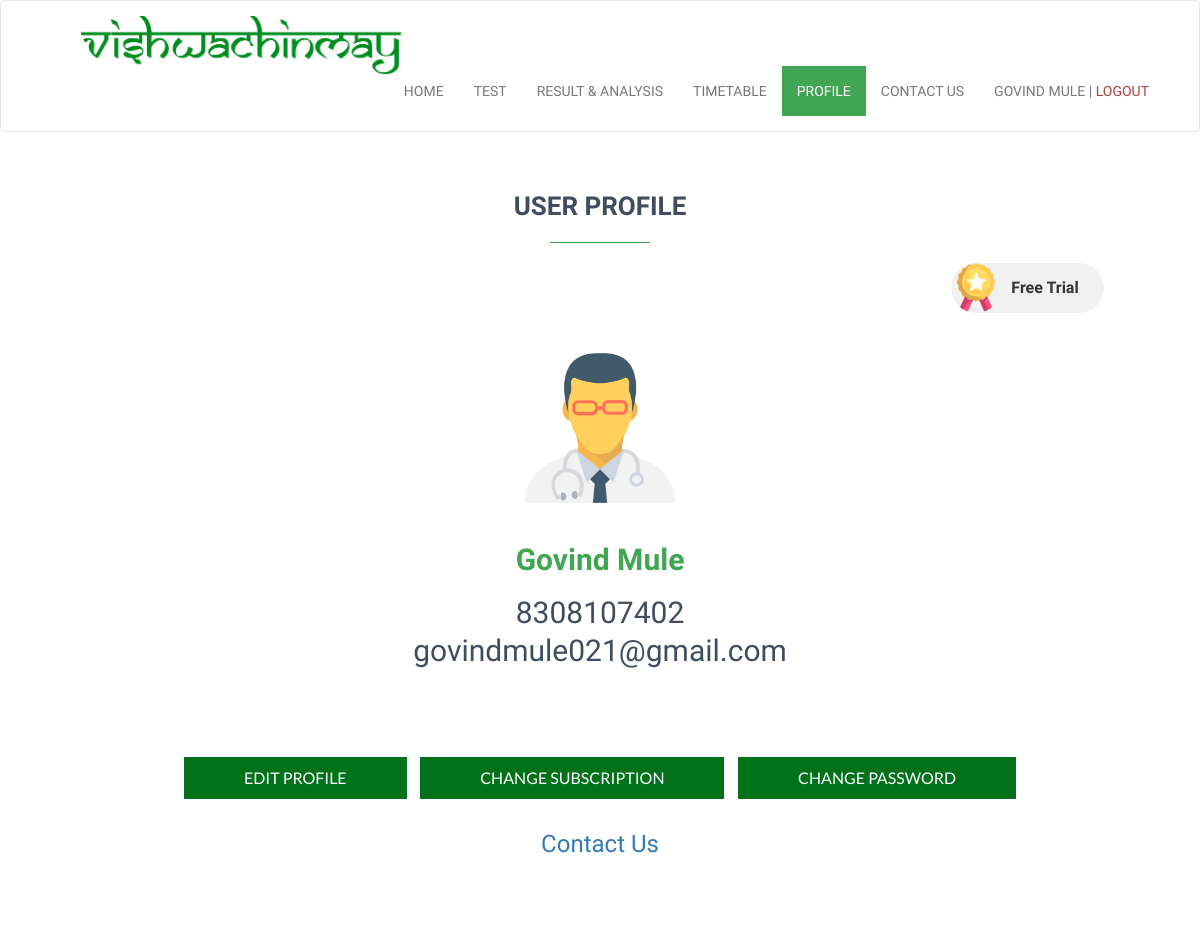
The app's page /user/user_profile.php (signed in) with its own data.
### tables this page shows
CREATE TABLE IF NOT EXISTS `users` (
  `userId` int(11) NOT NULL AUTO_INCREMENT,
  `userName` varchar(30) NOT NULL,
  `userEmail` varchar(60) NOT NULL,
  `userPass` varchar(255) NOT NULL,
  `userMobile` bigint(12) NOT NULL,
  `userGender` text NOT NULL,
  `userSubscription` varchar(16) NOT NULL,
  `subsType` int(8) NOT NULL,
  `amountPaid` int(11) DEFAULT NULL,
  `subStartDate` date DEFAULT NULL,
  `subEndDate` date DEFAULT NULL,
  `userCollege` varchar(64) DEFAULT NULL,
  `userCity` varchar(64) DEFAULT NULL,
  `attempts` varchar(11) DEFAULT NULL,
  `freeFlag` int(11) DEFAULT NULL,
  PRIMARY KEY (`userId`),
  UNIQUE KEY `userEmail` (`userEmail`)
);

### user/helpers/sessions.php (called while the page is built, shortened)
<?php
	$id = $_SESSION['user'];
 ?>

### user/helpers/sql_functions.php (called while the page is built, shortened)
<?php
function getUserName($conn, $user_id){
    $sql = mysqli_query($conn,"SELECT * FROM users WHERE userId='$user_id'");
    $arr = mysqli_fetch_array($sql);
    return $arr['userName'];
}
function getUserEmail($conn, $user_id){
    $sql = mysqli_query($conn,"SELECT * FROM users WHERE userId='$user_id'");
    $arr = mysqli_fetch_array($sql);
    return $arr['userEmail'];
}
function getUserMobile($conn, $user_id){
    $sql = mysqli_query($conn,"SELECT * FROM users WHERE userId='$user_id'");
    $arr = mysqli_fetch_array($sql);
    return $arr['userMobile'];
}
function getUserSubscriptionName($conn, $user_id){
    $sql = mysqli_query($conn,"SELECT * FROM users WHERE userId='$user_id'");
    $arr = mysqli_fetch_array($sql);
    return $arr['userSubscription'];
}
        ?><script>

### user/user_profile.php (the view, shortened to what this page needs)
<?php
	include '../dbconnect.php';
	include 'helpers/sessions.php';
	include 'helpers/sql_functions.php';
    include 'templates/header.php';
?>
	<div class="container">
		<div class="row">
			<div class="col-md-12 text-center">
                <div class="row">
                    <h2 class="tabSubHeader text-center margin-top">USER PROFILE</h2>
                    <hr class="greenUnderLine text-center">
                </div>
                <div class="chip col-md-offset-9">
                    <img src="assets/img/medal.png" alt="Person" width="96" height="96">
                    <b><?php echo getUserSubscriptionName($conn, $id) ?></b>
                </div>
                <div class="row profile-holder margin-top margin-bottom">
                    <div class="viewmode pro viewPassToggle">
                        <img src="assets/img/doctor.png" height="150" alt="">
                        <br>
                        <h2 class="profileName margin-top"> <?php echo getUserName($conn, $id) ?> </h2>
                        <h2 class="profileMobile"> <?php echo getUserMobile($conn, $id) ?> </h2>
                        <h2 style="margin-top: -5px;" class="profileEmail "> <?php echo getUserEmail($conn, $id) ?> </h2>
                        <button class="btn btn-default editProBtn newBtn">Edit Profile</button>
                        <a href="browse_plans" class="btn btn-default editProBtn newBtn">Change Subscription</a>
                        <button class="btn btn-default changePassBtn newBtn">Change Password</button>
                    </div>
                    <h3><a href="https://vishwachinmayayurved.com/contact.html">Contact Us</a></h3>
                </div>
			</div>
		</div>
    </div>
<?php include 'templates/footer.php'; ?>

### user/templates/header.php (shortened to what this page needs)
<!DOCTYPE html>
<html>
<head>
    <link rel="stylesheet" href="https://maxcdn.bootstrapcdn.com/bootstrap/3.3.7/css/bootstrap.min.css">
	<link rel="stylesheet" href="https://cdnjs.cloudflare.com/ajax/libs/fullPage.js/2.6.6/jquery.fullPage.css">
	<link rel="stylesheet" href="assets/css/main.css">
    <link href="https://maxcdn.bootstrapcdn.com/font-awesome/latest/css/font-awesome.min.css" rel="stylesheet">
    <link rel="stylesheet" href="assets/css/loader-min.css">
</head>
<body>
	<nav style="z-index: 999;" class="navbar navbar-default no-b-margin">
	    <div class="container-fluid">
	        <div class="navbar-header">
	            <a class="navbar-brand" target="_blank" href="https://vishwachinmayayurved.com/"><img src="assets/img/logo.png"></a>
	        </div>
	        <div class="collapse navbar-collapse" id="myNavbar">
	            <ul class="nav navbar-nav navbar-right">
	                <li id="home">
	                    <a href="user_home">Home</a>
	                </li>
                    <li id="home">
                        <a href="user_home#testNav">Test</a>
                    </li>
                    <li id="result" >
                        <a href="user_results">Result & Analysis</a>
                    </li>
                    <li id="timetable" >
                        <a href="timetable">Timetable</a>
                    </li>
	                <li id="profile" >
	                    <a href="user_profile">Profile</a>
	                </li>
                    <li id="" >
                        <a href="https://vishwachinmayayurved.com/contact.html">Contact Us</a>
                    </li>
	                <li>
	                    <a class="logCookie navUserName" href="../user_auth/logout.php?logout"> <?php echo getUserName($conn, $id); ?>  |<span class="text-danger"> Logout</span> </a>
	                </li>
	            </ul>
	        </div>
	    </div>
	</nav>

### user/assets/css/main.css (style rules this page uses)
html { height: 100% !important; box-sizing: border-box !important; }
body { position: relative !important; min-height: 100% !important; }
* { font-family: 'Hind'; }
* .margin-top { margin-top: 40px; }
* .margin-bottom { margin-bottom: 40px !important; }
.navbar-default .navbar-nav > .active > a, .navbar-default .navbar-nav > .active > a:focus, .navbar-default .navbar-nav > .active > a:hover { background-color: #40A653; color: #FFF; }
.navbar-default { background-color: #ffffff; padding: 15px 0px; }
.navbar-default .navbar-nav > li > a { text-transform: uppercase; }
.navbar-brand > img { position: relative; top: -15px; width: 320px; }
.container-fluid { padding-left: 80px !important; padding-right: 35px !important; }
.tabSubHeader { font-size: 26px; font-weight: bold; color: #404D5F; }
.greenUnderLine { display: block; width: 100px; height: 1px; background-color: #40A653; }
.profileName { color: #40A653; font-weight: 600; font-size: 30px; }
.profileEmail, .profileMobile { color: #404D5F; font-weight: 500; }
.newBtn { background-color: #01711A; color: #FFF; font-size: 16px; padding: 10px 60px; margin: 12px 5px; border-radius: 0px; border: 0px solid transparent; font-family: "Lato", sans-serif; font-weight: 500 !important; text-transform: uppercase; }
.editProBtn, .changePassBtn { margin-top: 80px; }
.chip { display: inline-block; padding: 0 25px; height: 50px; font-size: 16px; line-height: 50px; border-radius: 25px; background-color: #f1f1f1; }
.chip img { float: left; margin: 0 10px 0 -25px; height: 50px; width: 50px; border-radius: 50%; }
.pro { color: #5B527C; }

### records on screen
users: userName "GOVIND MULE", userSubscription "Free Trial", userName "Govind Mule", userMobile "8308107402", userEmail "govindmule021@gmail.com"
